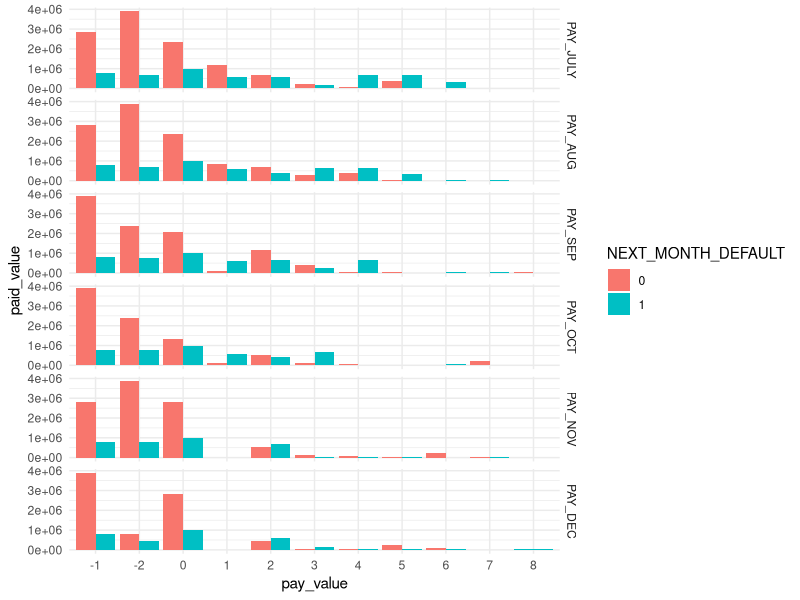

Generate this figure with R:
## ---- chunk 1
library(tidyverse)
library(ggridges)
## ---- chunk 2
train_df <- read.csv("../credit_card_default_train.csv")
train_df$NEXT_MONTH_DEFAULT <- as.factor(train_df$NEXT_MONTH_DEFAULT)
train_df$PAY_JULY <- factor(train_df$PAY_JULY,levels=as.character(seq(-2,9)))
train_df$PAY_AUG <- factor(train_df$PAY_AUG,levels=as.character(seq(-2,9)))
train_df$PAY_SEP <- factor(train_df$PAY_SEP,levels=as.character(seq(-2,9)))
train_df$PAY_OCT <- factor(train_df$PAY_OCT,levels=as.character(seq(-2,9)))
train_df$PAY_NOV <- factor(train_df$PAY_NOV,levels=as.character(seq(-2,9)))
train_df$PAY_DEC <- factor(train_df$PAY_DEC,levels=as.character(seq(-2,9)))
test_df <- read.csv("../credit_card_default_test.csv")
## ---- chunk 3
ggplot(data=train_df%>%
         gather(pay_key,pay_value,c("PAY_JULY","PAY_AUG",
                                        "PAY_SEP","PAY_OCT",
                                        "PAY_NOV","PAY_DEC")) %>%
         gather(paid_key,paid_value,c("PAID_AMT_JULY","PAID_AMT_AUG",
                                      "PAID_AMT_SEP","PAID_AMT_OCT",
                                      "PAID_AMT_NOV","PAID_AMT_DEC")) %>%
         mutate(pay_key = factor(pay_key,levels=c("PAY_JULY","PAY_AUG",
                                        "PAY_SEP","PAY_OCT",
                                        "PAY_NOV","PAY_DEC"))),
       aes(y=paid_value,x=pay_value,fill=NEXT_MONTH_DEFAULT))+
  # geom_line(aes(color=NEXT_MONTH_DEFAULT))+
  geom_bar(position="dodge", stat="identity")+
  facet_grid(pay_key ~ .) + theme_minimal()
